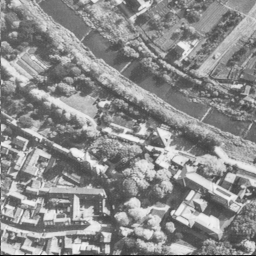
#> input picture images/original/aerial.tiff, 256 x 256 px
$ python 1ImagesToBinaries.py
#> lines starting #> are read from the running program, lines starting #| are printed output that depends on the picture
import Image

def imageToBinary(imageFile, binaryFile):
#> called with imageFile = 'original/aerial.tiff', binaryFile = 'binary/aerial.bin'
    img = Image.open(imageFile).convert('L').tostring()
    bitout = open(binaryFile, 'wb')
    bitout.write(img)
    bitout.close()

if __name__ == "__main__":
    imageToBinary('original/aerial.tiff', 'binary/aerial.bin')
    imageToBinary('original/airplane.tiff', 'binary/airplane.bin')
#> call 2 of imageToBinary, with imageFile = 'original/airplane.tiff', binaryFile = 'binary/airplane.bin'
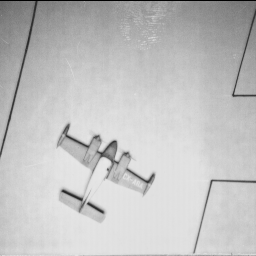
#> input picture images/original/airplane.tiff, 256 x 256 px
    imageToBinary('original/chemicalplant.tiff', 'binary/chemicalplant.bin')
#> call 3 of imageToBinary, with imageFile = 'original/chemicalplant.tiff', binaryFile = 'binary/chemicalplant.bin'
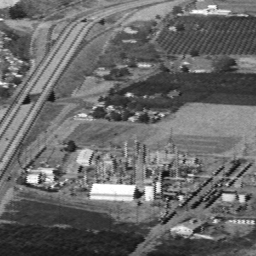
#> input picture images/original/chemicalplant.tiff, 256 x 256 px
    imageToBinary('original/clock.tiff', 'binary/clock.bin')
#> call 4 of imageToBinary, with imageFile = 'original/clock.tiff', binaryFile = 'binary/clock.bin'
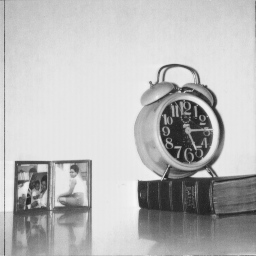
#> input picture images/original/clock.tiff, 256 x 256 px
    imageToBinary('original/moonsurface.tiff', 'binary/moonsurface.bin')
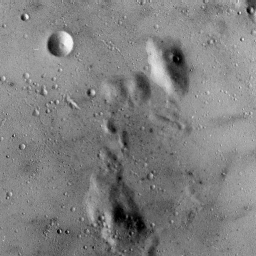
#> input picture images/original/moonsurface.tiff, 256 x 256 px
    imageToBinary('original/resolutionchart.tiff', 'binary/resolutionchart.bin')
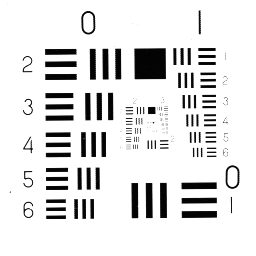
#> input picture images/original/resolutionchart.tiff, 256 x 256 px
